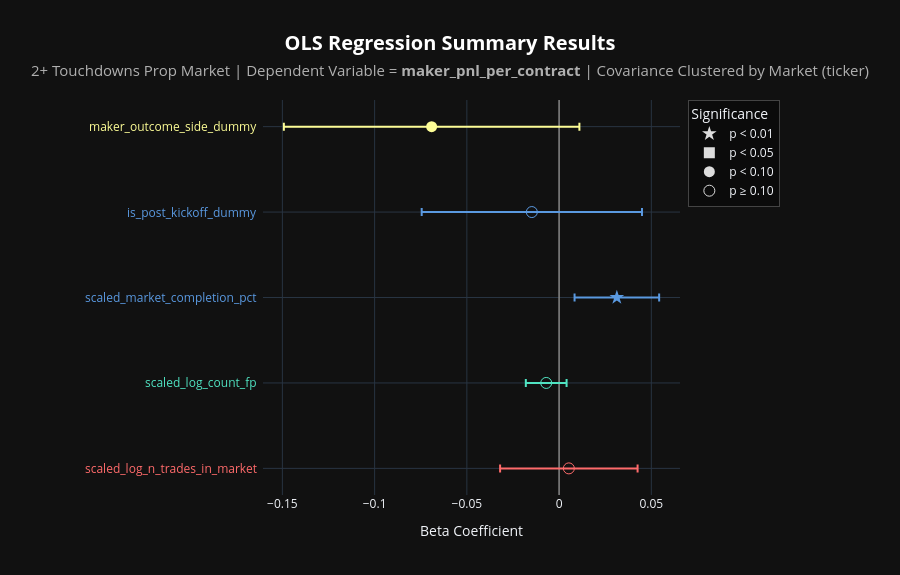

Notebook source saved alongside this figure:
### Code cell
# Regression Analysis: Maker PnL
# Note, hover for regression details

graph_regression(
    df           = two_plus_tds_df,
    graph_title  = "2+ Touchdowns",
    side         = 'maker',
    n_req_trades = 500,
    show_const   = False
)

### Figure 1 — Plotly figure (JSON) as saved in the notebook; plotly's stock layout.template omitted (floating-point values rounded to 4 significant figures)
{"data": [{"customdata": [[0.7809, 0.019, 0.2781, 9.965e-13, 0.000741, 7.132, 25.64, -0.03198, 0.04255]], "error_x": {"array": [0.03726], "color": "#FF6B6B", "type": "data", "visible": true}, "hovertemplate": "<b>Independent Variable:</b> %{y}<br><b>Beta:</b> %{x:.4f}<br><b>95% CI:</b> [%{customdata[7]:.4f}, %{customdata[8]:.4f}]<br><br><b>Clustered (by ticker):</b><br>p-value: %{customdata[0]:.4f}<br>Std Error: %{customdata[1]:.4f}<br>t-statistic: %{customdata[2]:.2f}<br><br><b>Naive (non-clustered):</b><br>p-value: %{customdata[3]:.4f}<br>Std Error: %{customdata[4]:.4f}<br>t-statistic: %{customdata[5]:.2f}<br><br><b>SE inflation (clustered / naive):</b> %{customdata[6]:.2f}x<extra></extra>", "marker": {"color": "#FF6B6B", "size": 11, "symbol": "circle-open"}, "mode": "markers", "showlegend": false, "type": "scatter", "x": [0.005284], "y": ["scaled_log_n_trades_in_market"]}, {"customdata": [[0.2148, 0.005631, -1.24, 9.153e-20, 0.0007676, -9.1, 7.336, -0.01803, 0.004059]], "error_x": {"array": [0.01104], "color": "#50E3C2", "type": "data", "visible": true}, "hovertemplate": "<b>Independent Variable:</b> %{y}<br><b>Beta:</b> %{x:.4f}<br><b>95% CI:</b> [%{customdata[7]:.4f}, %{customdata[8]:.4f}]<br><br><b>Clustered (by ticker):</b><br>p-value: %{customdata[0]:.4f}<br>Std Error: %{customdata[1]:.4f}<br>t-statistic: %{customdata[2]:.2f}<br><br><b>Naive (non-clustered):</b><br>p-value: %{customdata[3]:.4f}<br>Std Error: %{customdata[4]:.4f}<br>t-statistic: %{customdata[5]:.2f}<br><br><b>SE inflation (clustered / naive):</b> %{customdata[6]:.2f}x<extra></extra>", "marker": {"color": "#50E3C2", "size": 11, "symbol": "circle-open"}, "mode": "markers", "showlegend": false, "type": "scatter", "x": [-0.006985], "y": ["scaled_log_count_fp"]}, {"customdata": [[0.007402, 0.01169, 2.678, 2.884e-215, 0.0009983, 31.36, 11.71, 0.008382, 0.05423]], "error_x": {"array": [0.02293], "color": "#5A99E0", "type": "data", "visible": true}, "hovertemplate": "<b>Independent Variable:</b> %{y}<br><b>Beta:</b> %{x:.4f}<br><b>95% CI:</b> [%{customdata[7]:.4f}, %{customdata[8]:.4f}]<br><br><b>Clustered (by ticker):</b><br>p-value: %{customdata[0]:.4f}<br>Std Error: %{customdata[1]:.4f}<br>t-statistic: %{customdata[2]:.2f}<br><br><b>Naive (non-clustered):</b><br>p-value: %{customdata[3]:.4f}<br>Std Error: %{customdata[4]:.4f}<br>t-statistic: %{customdata[5]:.2f}<br><br><b>SE inflation (clustered / naive):</b> %{customdata[6]:.2f}x<extra></extra>", "marker": {"color": "#5A99E0", "size": 11, "symbol": "star"}, "mode": "markers", "showlegend": false, "type": "scatter", "x": [0.03131], "y": ["scaled_market_completion_pct"]}, {"customdata": [[0.6275, 0.03044, -0.4852, 2.695e-13, 0.002021, -7.309, 15.07, -0.07448, 0.04494]], "error_x": {"array": [0.05971], "color": "#5A99E0", "type": "data", "visible": true}, "hovertemplate": "<b>Independent Variable:</b> %{y}<br><b>Beta:</b> %{x:.4f}<br><b>95% CI:</b> [%{customdata[7]:.4f}, %{customdata[8]:.4f}]<br><br><b>Clustered (by ticker):</b><br>p-value: %{customdata[0]:.4f}<br>Std Error: %{customdata[1]:.4f}<br>t-statistic: %{customdata[2]:.2f}<br><br><b>Naive (non-clustered):</b><br>p-value: %{customdata[3]:.4f}<br>Std Error: %{customdata[4]:.4f}<br>t-statistic: %{customdata[5]:.2f}<br><br><b>SE inflation (clustered / naive):</b> %{customdata[6]:.2f}x<extra></extra>", "marker": {"color": "#5A99E0", "size": 11, "symbol": "circle-open"}, "mode": "markers", "showlegend": false, "type": "scatter", "x": [-0.01477], "y": ["is_post_kickoff_dummy"]}, {"customdata": [[0.09071, 0.04084, -1.692, 3.104e-205, 0.002257, -30.61, 18.1, -0.1492, 0.01101]], "error_x": {"array": [0.0801], "color": "#FDFD96", "type": "data", "visible": true}, "hovertemplate": "<b>Independent Variable:</b> %{y}<br><b>Beta:</b> %{x:.4f}<br><b>95% CI:</b> [%{customdata[7]:.4f}, %{customdata[8]:.4f}]<br><br><b>Clustered (by ticker):</b><br>p-value: %{customdata[0]:.4f}<br>Std Error: %{customdata[1]:.4f}<br>t-statistic: %{customdata[2]:.2f}<br><br><b>Naive (non-clustered):</b><br>p-value: %{customdata[3]:.4f}<br>Std Error: %{customdata[4]:.4f}<br>t-statistic: %{customdata[5]:.2f}<br><br><b>SE inflation (clustered / naive):</b> %{customdata[6]:.2f}x<extra></extra>", "marker": {"color": "#FDFD96", "size": 11, "symbol": "circle"}, "mode": "markers", "showlegend": false, "type": "scatter", "x": [-0.06909], "y": ["maker_outcome_side_dummy"]}, {"hoverinfo": "skip", "marker": {"color": "#dddddd", "size": 11, "symbol": "star"}, "mode": "markers", "name": "p < 0.01", "showlegend": true, "type": "scatter", "x": [null], "y": [null]}, {"hoverinfo": "skip", "marker": {"color": "#dddddd", "size": 11, "symbol": "square"}, "mode": "markers", "name": "p < 0.05", "showlegend": true, "type": "scatter", "x": [null], "y": [null]}, {"hoverinfo": "skip", "marker": {"color": "#dddddd", "size": 11, "symbol": "circle"}, "mode": "markers", "name": "p < 0.10", "showlegend": true, "type": "scatter", "x": [null], "y": [null]}, {"hoverinfo": "skip", "marker": {"color": "#dddddd", "size": 11, "symbol": "circle-open"}, "mode": "markers", "name": "p ≥ 0.10", "showlegend": true, "type": "scatter", "x": [null], "y": [null]}], "layout": {"annotations": [{"font": {"color": "#FF6B6B", "size": 12}, "showarrow": false, "text": "scaled_log_n_trades_in_market", "x": -0.01, "xanchor": "right", "xref": "paper", "y": "scaled_log_n_trades_in_market", "yanchor": "middle", "yref": "y"}, {"font": {"color": "#50E3C2", "size": 12}, "showarrow": false, "text": "scaled_log_count_fp", "x": -0.01, "xanchor": "right", "xref": "paper", "y": "scaled_log_count_fp", "yanchor": "middle", "yref": "y"}, {"font": {"color": "#5A99E0", "size": 12}, "showarrow": false, "text": "scaled_market_completion_pct", "x": -0.01, "xanchor": "right", "xref": "paper", "y": "scaled_market_completion_pct", "yanchor": "middle", "yref": "y"}, {"font": {"color": "#5A99E0", "size": 12}, "showarrow": false, "text": "is_post_kickoff_dummy", "x": -0.01, "xanchor": "right", "xref": "paper", "y": "is_post_kickoff_dummy", "yanchor": "middle", "yref": "y"}, {"font": {"color": "#FDFD96", "size": 12}, "showarrow": false, "text": "maker_outcome_side_dummy", "x": -0.01, "xanchor": "right", "xref": "paper", "y": "maker_outcome_side_dummy", "yanchor": "middle", "yref": "y"}], "height": 575, "legend": {"bgcolor": "rgba(0,0,0,0.35)", "bordercolor": "#444444", "borderwidth": 1, "title": {"text": "Significance"}, "x": 1.02, "xanchor": "left", "y": 1, "yanchor": "top"}, "margin": {"l": 263, "r": 220}, "paper_bgcolor": "#111111", "plot_bgcolor": "#111111", "title": {"font": {"color": "#ffffff", "size": 20}, "text": "<b>OLS Regression Summary Results</b><br><span style='font-size: 15px; color: #b0b0b0;'>2+ Touchdowns Prop Market | Dependent Variable = <b>maker_pnl_per_contract</b> | Covariance Clustered by Market (ticker)</span>", "x": 0.5, "xanchor": "center"}, "xaxis": {"title": {"text": "Beta Coefficient"}, "zeroline": true, "zerolinecolor": "#888888", "zerolinewidth": 1.5}, "yaxis": {"showticklabels": false, "title": {}}}}
